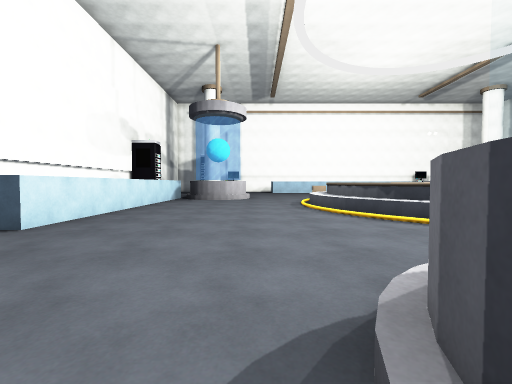
view 1 (above)

19 first-person views from a walk through a scene from a Unity 3-D project. The camera is 1.2 m above the floor, tilts 2° down and sees 90° across. The floor is counted in squares, 2 m on a side. Each view is taken from the middle of a square. On the plan, view 1 faces up. The plan holds only what a view shows up to about 9 squares ahead; the rest is blank. Some animated figures are left out.

view 2
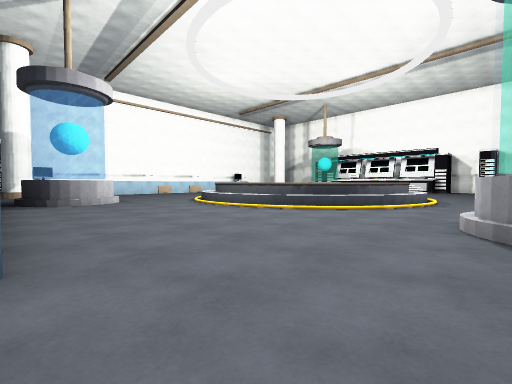

view 3
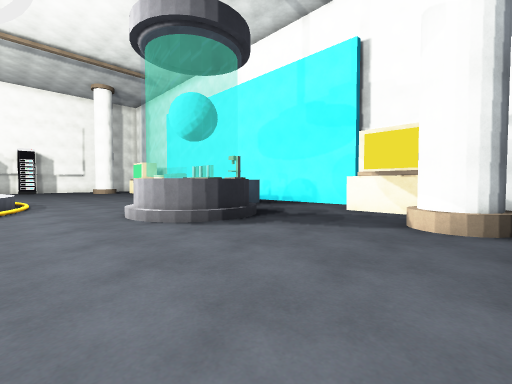

view 4
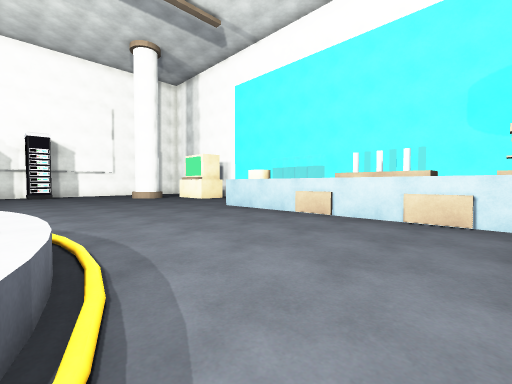

view 5
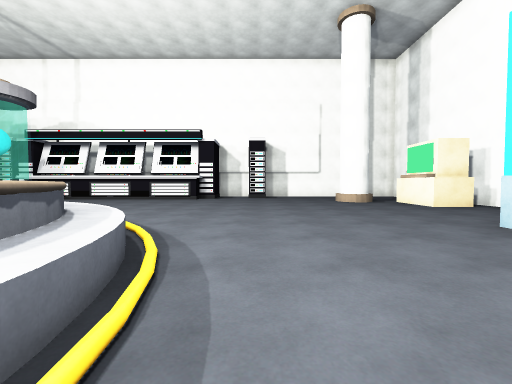

view 6
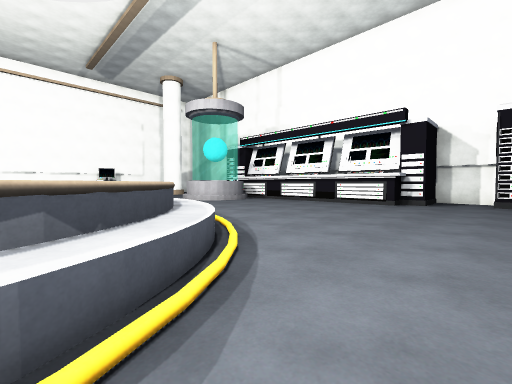

view 7
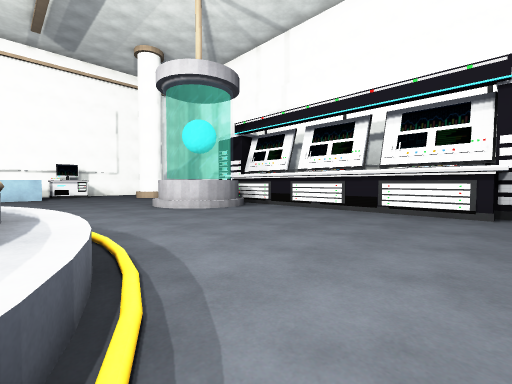

view 8
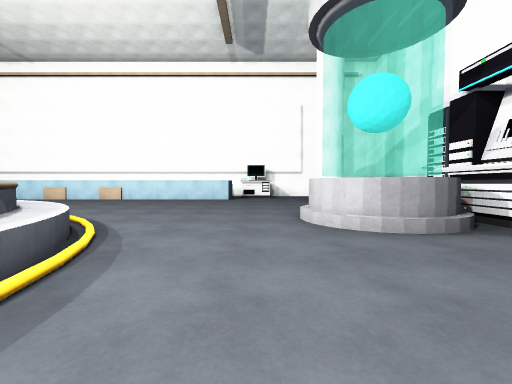

view 9
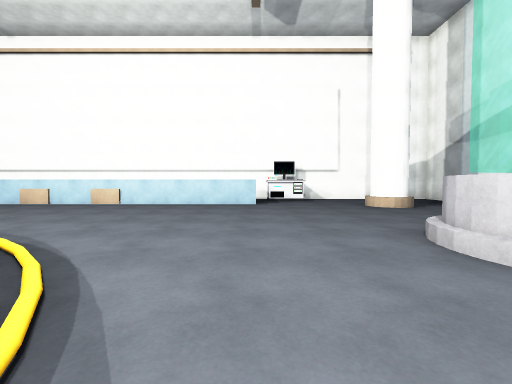

view 10
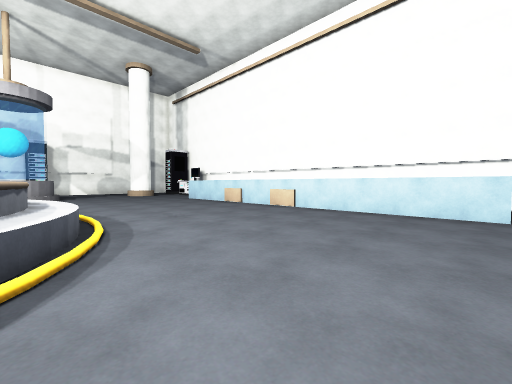

view 11
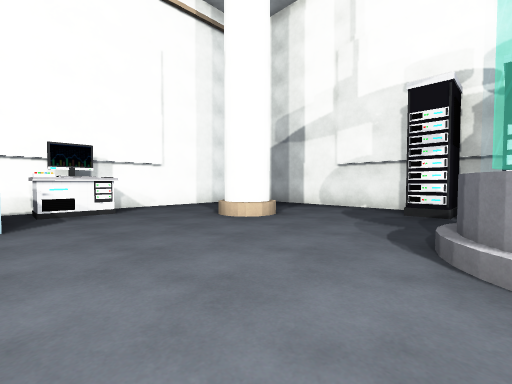

view 12
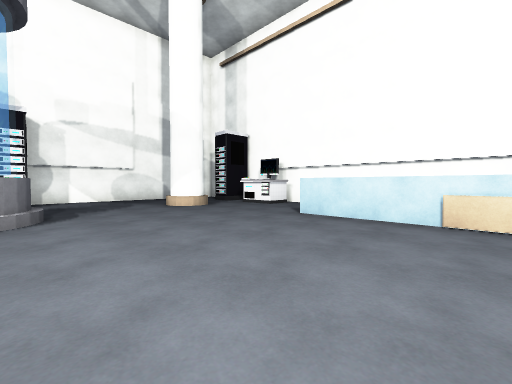

view 13
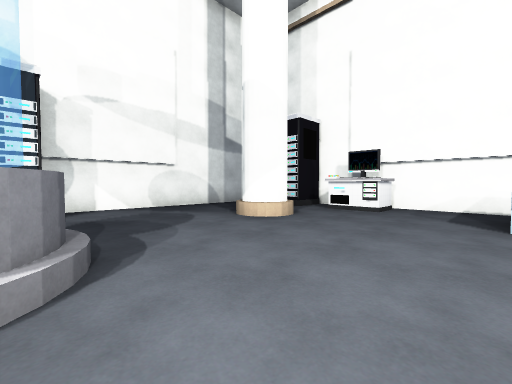

view 14
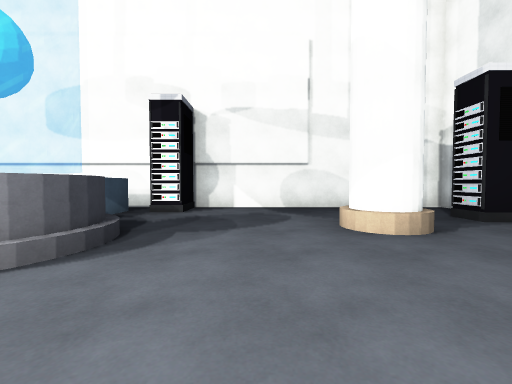

view 15
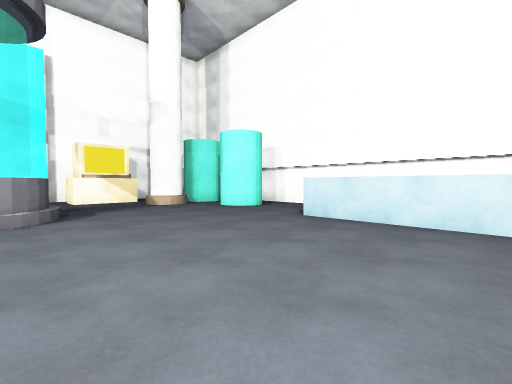

view 16
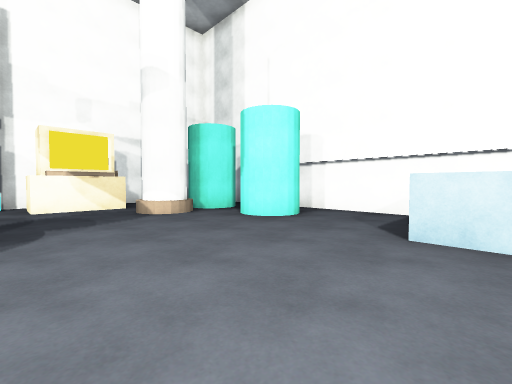

view 17
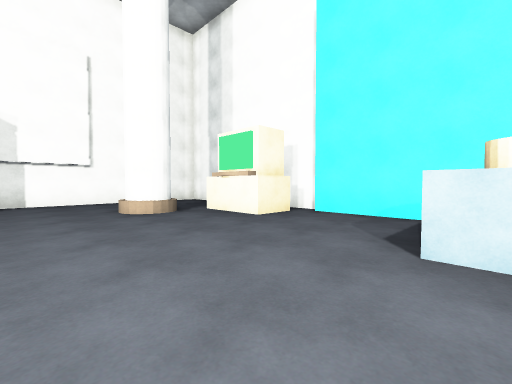

view 18
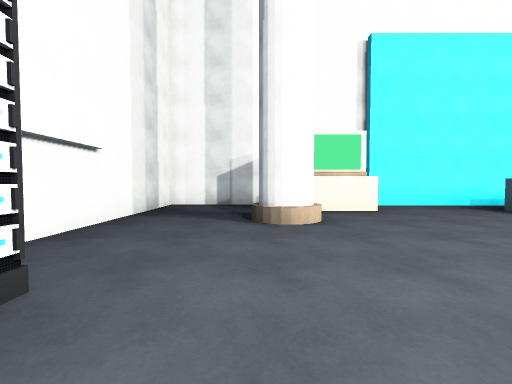

view 19
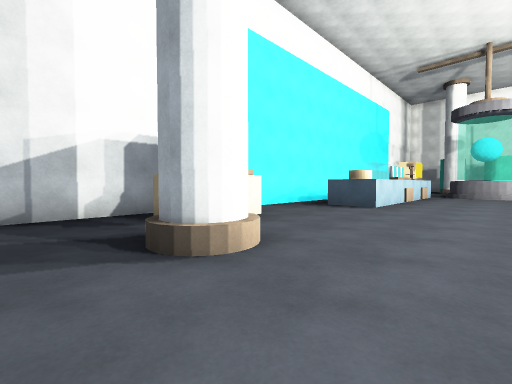

### Floor plan
Key: @ floor where view 1 was taken; # wall or solid block; . floor; / step, stairs or slope; = window, fence, low wall or low ledge; ^ raised ledge; O other object.
Columns run from 6 left of view 1 to 17 right of it. Each row starts with its distance up from view 1.
 18 ######################
 17 #..OOO..        OO.....#
 16 #......^^^^^^^^^^......#
 15 #..//..............//..#
 14 #..//..............//..#
 13 #......................#
 12 #.....................O
 11 #O..==.....^^.....===OO
 10 #.^^=#..  ^^^^^...= =O
  9 #  ^#...^     ^^...=.#
  8 #  ^....^      ^.....O
  7 #  ^....^      ^.....O
  6 #  ^....^      ^.....#
  5 #  ^....^^    ^^.....O
  4 #  ^.....^^  ^^......O##
  3 #.........^^^^.........#
  2 #.....................O#
  1 #.#....==..............#
  0 # #...@= ..............#
 -1 # ##/..= ..........//..#
 -2 # #//....^^#^^^....//..#
 -3     ##....    ....##...#
 -4    ########  ###########

Positions as (right, up) in squares from view 1, and headings:
1: (0, 0), facing up
2: (-3, 1), facing up-right
3: (-3, 3), facing down-right
4: (3, 3), facing down-right
5: (5, 2), facing right
6: (7, 2), facing up-right
7: (9, 4), facing up-right
8: (11, 6), facing up
9: (10, 8), facing up
10: (10, 10), facing up-left
11: (10, 11), facing up-right
12: (4, 11), facing up-left
13: (1, 11), facing up-left
14: (1, 13), facing left
15: (1, 6), facing down-left
16: (0, 4), facing down-left
17: (8, 1), facing down-right
18: (14, 3), facing down
19: (15, 1), facing down-left
